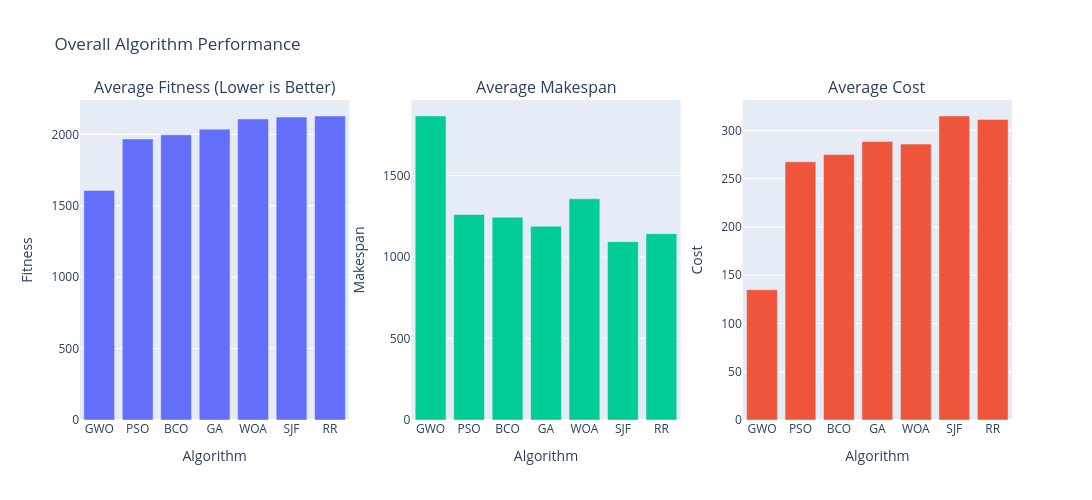

The notebook cell saved with this chart:
### Markdown cell above
## 1. Overall Algorithm Performance
Let's compare the average Makespan, Cost, and Fitness across all algorithms.

### Code cell
# Group by Algorithm
algo_perf = df_exp.groupby('Algorithm', as_index=False)[['Makespan', 'Cost', 'Fitness']].mean()
algo_perf = algo_perf.sort_values('Fitness')

# Build 3 Plotly bar charts in one row
fig = make_subplots(
    rows=1, cols=3,
    subplot_titles=('Average Fitness (Lower is Better)', 'Average Makespan', 'Average Cost')
)

fig.add_trace(
    go.Bar(x=algo_perf['Algorithm'], y=algo_perf['Fitness'], name='Fitness', marker_color='#636EFA'),
    row=1, col=1
)
fig.add_trace(
    go.Bar(x=algo_perf['Algorithm'], y=algo_perf['Makespan'], name='Makespan', marker_color='#00CC96'),
    row=1, col=2
)
fig.add_trace(
    go.Bar(x=algo_perf['Algorithm'], y=algo_perf['Cost'], name='Cost', marker_color='#EF553B'),
    row=1, col=3
)

fig.update_layout(
    title='Overall Algorithm Performance',
    showlegend=False,
    height=500,
    width=1200
)
fig.update_xaxes(title_text='Algorithm', row=1, col=1)
fig.update_xaxes(title_text='Algorithm', row=1, col=2)
fig.update_xaxes(title_text='Algorithm', row=1, col=3)
fig.update_yaxes(title_text='Fitness', row=1, col=1)
fig.update_yaxes(title_text='Makespan', row=1, col=2)
fig.update_yaxes(title_text='Cost', row=1, col=3)

fig.show()

### Figure 1 — Plotly figure (JSON) as saved in the notebook; plotly's stock layout.template omitted (floating-point values rounded to 4 significant figures)
{"data": [{"marker": {"color": "#636EFA"}, "name": "Fitness", "type": "bar", "x": ["GWO", "PSO", "BCO", "GA", "WOA", "SJF", "RR"], "xaxis": "x", "y": [1608.0, 1968.0, 1997.0, 2037.0, 2108.0, 2122.0, 2129.0], "yaxis": "y"}, {"marker": {"color": "#00CC96"}, "name": "Makespan", "type": "bar", "x": ["GWO", "PSO", "BCO", "GA", "WOA", "SJF", "RR"], "xaxis": "x2", "y": [1866.0, 1261.0, 1244.0, 1189.0, 1357.0, 1094.0, 1143.0], "yaxis": "y2"}, {"marker": {"color": "#EF553B"}, "name": "Cost", "type": "bar", "x": ["GWO", "PSO", "BCO", "GA", "WOA", "SJF", "RR"], "xaxis": "x3", "y": [135.0, 267.5, 275.0, 288.5, 285.9, 315.0, 311.4], "yaxis": "y3"}], "layout": {"annotations": [{"font": {"size": 16}, "showarrow": false, "text": "Average Fitness (Lower is Better)", "x": 0.1444, "xanchor": "center", "xref": "paper", "y": 1, "yanchor": "bottom", "yref": "paper"}, {"font": {"size": 16}, "showarrow": false, "text": "Average Makespan", "x": 0.5, "xanchor": "center", "xref": "paper", "y": 1, "yanchor": "bottom", "yref": "paper"}, {"font": {"size": 16}, "showarrow": false, "text": "Average Cost", "x": 0.8556, "xanchor": "center", "xref": "paper", "y": 1, "yanchor": "bottom", "yref": "paper"}], "height": 500, "showlegend": false, "title": {"text": "Overall Algorithm Performance"}, "width": 1200, "xaxis": {"anchor": "y", "domain": [0, 0.2889], "title": {"text": "Algorithm"}}, "xaxis2": {"anchor": "y2", "domain": [0.3556, 0.6444], "title": {"text": "Algorithm"}}, "xaxis3": {"anchor": "y3", "domain": [0.7111, 1], "title": {"text": "Algorithm"}}, "yaxis": {"anchor": "x", "domain": [0, 1], "title": {"text": "Fitness"}}, "yaxis2": {"anchor": "x2", "domain": [0, 1], "title": {"text": "Makespan"}}, "yaxis3": {"anchor": "x3", "domain": [0, 1], "title": {"text": "Cost"}}}}
